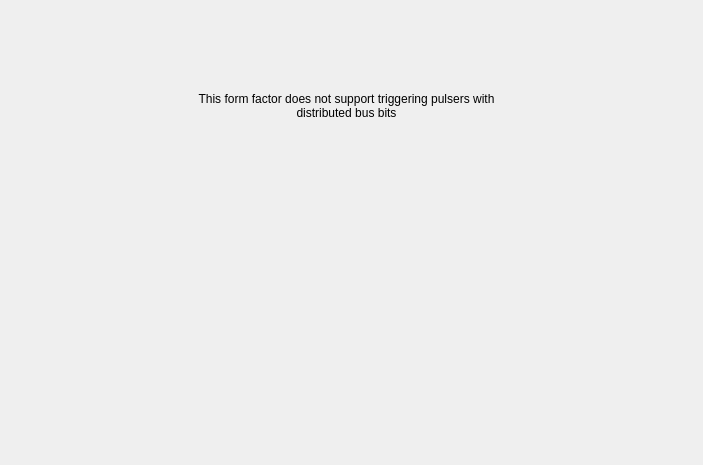
<?xml version="1.0" encoding="UTF-8"?>
<ui version="4.0">
 <class>Form</class>
 <widget class="QWidget" name="Form">
  <property name="geometry">
   <rect>
    <x>0</x>
    <y>0</y>
    <width>703</width>
    <height>465</height>
   </rect>
  </property>
  <property name="windowTitle">
   <string>Form</string>
  </property>
  <widget class="QLabel" name="label">
   <property name="geometry">
    <rect>
     <x>181</x>
     <y>70</y>
     <width>331</width>
     <height>71</height>
    </rect>
   </property>
   <property name="text">
    <string>This form factor does not support triggering pulsers with distributed bus bits</string>
   </property>
   <property name="alignment">
    <set>Qt::AlignCenter</set>
   </property>
   <property name="wordWrap">
    <bool>true</bool>
   </property>
  </widget>
 </widget>
 <resources/>
 <connections/>
</ui>
